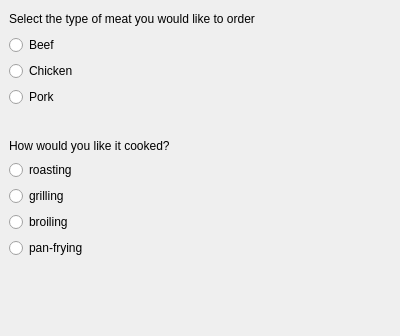
<?xml version="1.0" encoding="UTF-8"?>
<ui version="4.0">
 <class>Form</class>
 <widget class="QWidget" name="Form">
  <property name="geometry">
   <rect>
    <x>0</x>
    <y>0</y>
    <width>400</width>
    <height>336</height>
   </rect>
  </property>
  <property name="windowTitle">
   <string>Grouping Radio Buttons</string>
  </property>
  <widget class="QLabel" name="label_2">
   <property name="geometry">
    <rect>
     <x>9</x>
     <y>138</y>
     <width>162</width>
     <height>16</height>
    </rect>
   </property>
   <property name="text">
    <string>How would you like it cooked?</string>
   </property>
  </widget>
  <widget class="QLabel" name="results">
   <property name="geometry">
    <rect>
     <x>10</x>
     <y>290</y>
     <width>381</width>
     <height>41</height>
    </rect>
   </property>
   <property name="styleSheet">
    <string notr="true">padding: 10px;
font-size: 16px;
font-weight: bold;</string>
   </property>
   <property name="text">
    <string/>
   </property>
  </widget>
  <widget class="QWidget" name="">
   <property name="geometry">
    <rect>
     <x>9</x>
     <y>9</y>
     <width>248</width>
     <height>98</height>
    </rect>
   </property>
   <layout class="QVBoxLayout" name="verticalLayout_2">
    <item>
     <widget class="QLabel" name="label">
      <property name="text">
       <string>Select the type of meat you would like to order</string>
      </property>
     </widget>
    </item>
    <item>
     <layout class="QVBoxLayout" name="verticalLayout">
      <item>
       <widget class="QRadioButton" name="Beef">
        <property name="text">
         <string>Beef</string>
        </property>
       </widget>
      </item>
      <item>
       <widget class="QRadioButton" name="Chicken">
        <property name="text">
         <string>Chicken</string>
        </property>
       </widget>
      </item>
      <item>
       <widget class="QRadioButton" name="Pork">
        <property name="text">
         <string>Pork</string>
        </property>
       </widget>
      </item>
     </layout>
    </item>
   </layout>
  </widget>
  <widget class="QWidget" name="">
   <property name="geometry">
    <rect>
     <x>9</x>
     <y>160</y>
     <width>84</width>
     <height>100</height>
    </rect>
   </property>
   <layout class="QVBoxLayout" name="verticalLayout_3">
    <item>
     <widget class="QRadioButton" name="roasting">
      <property name="text">
       <string>roasting</string>
      </property>
     </widget>
    </item>
    <item>
     <widget class="QRadioButton" name="grilling">
      <property name="text">
       <string>grilling</string>
      </property>
     </widget>
    </item>
    <item>
     <widget class="QRadioButton" name="broiling">
      <property name="text">
       <string>broiling</string>
      </property>
     </widget>
    </item>
    <item>
     <widget class="QRadioButton" name="panfrying">
      <property name="text">
       <string>pan-frying</string>
      </property>
     </widget>
    </item>
   </layout>
  </widget>
 </widget>
 <resources/>
 <connections/>
</ui>
